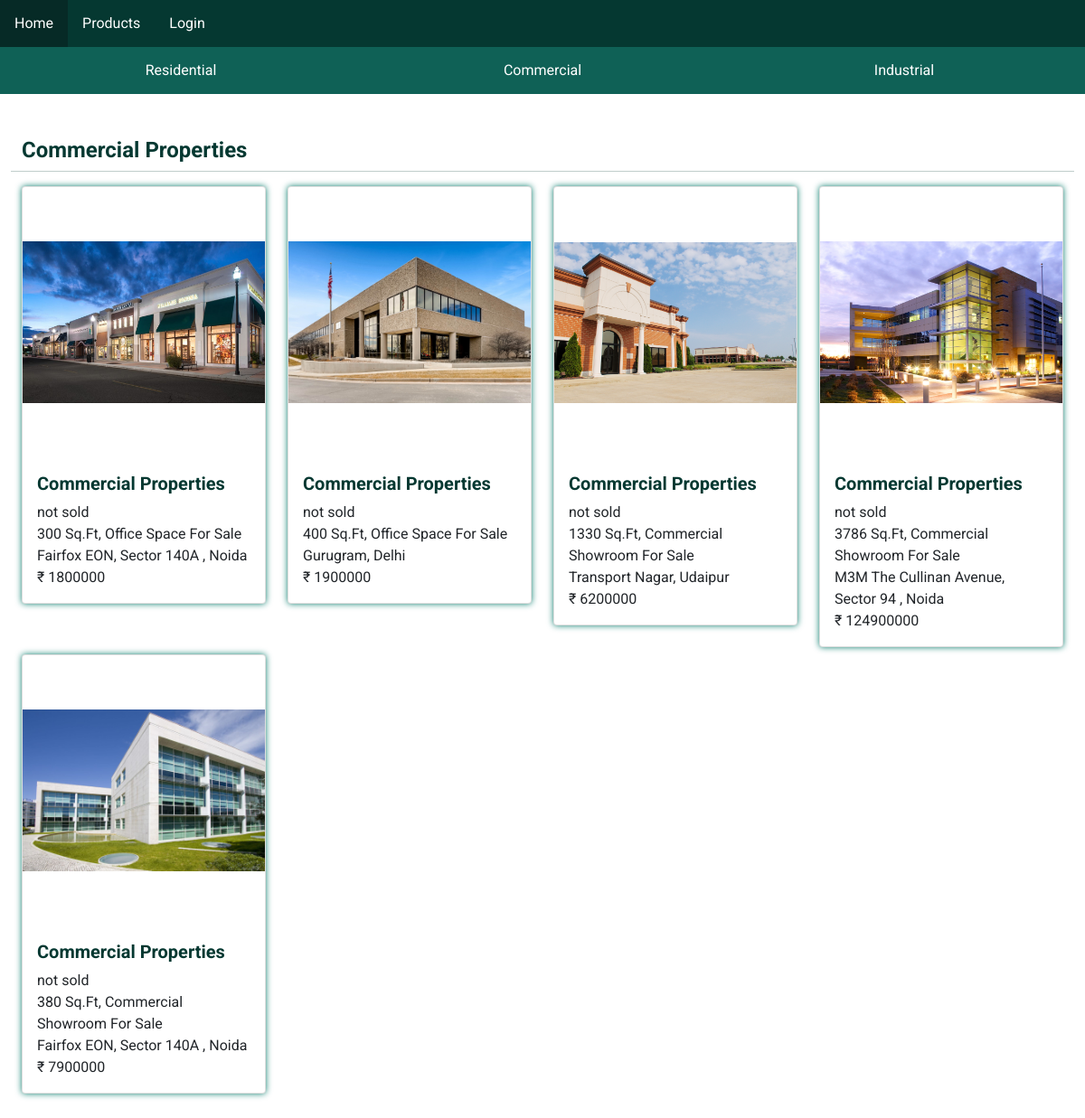
The app's page /app/property_page.php?type=Commercial with its own data.
### tables this page shows
create table
  if not exists properties (
    id SERIAL primary key,
    status varchar(255) not null,  
    description varchar(255) not null,
    price float not null,
    address varchar(255) not null,
    type varchar(255) not null,  
    created_on timestamp not null default current_timestamp,
    image_url varchar(255) not null
  );

### app/property_page.php (the view, shortened to what this page needs)
<?php
require_once 'config.php';
require_once 'header.php';
$propertyType = $_GET['type'];
$sql = "SELECT * FROM properties WHERE type = '$propertyType' ";
$result = mysqli_query($conn, $sql);
$properties = mysqli_fetch_all($result, MYSQLI_ASSOC);
?>
<!DOCTYPE html>
<html lang="en">
  <body>
    <ul class="nav subheader nav-pills nav-justified">
      <li class="nav-item">
        <a class="nav-link " href="?type=Residential">Residential </a>
      </li>
      <li class="nav-item">
        <a class="nav-link" href="?type=Commercial">Commercial</a>
      </li>
      <li class="nav-item">
        <a class="nav-link" href="?type=Industrial">Industrial</a>
      </li>
    </ul>
    <div class="row mt-4 p-4">
      <h4 style="color:#053831; font-weight: bold;">
        <?php echo $propertyType ?> Properties
      </h4>
      <hr class="solid" />
      <?php if (isset($properties)) {
        foreach ($properties as $property) { ?>
          <div class="col-md-3 mb-2">
            <div class="card">
              <img class="card-img-top" src="<?php echo $property['image_url'] ?>">
              <div class="card-body">
                <h5 class="card-title">
                  <?php echo $property['type'] ?> Properties
                </h5>
                <p class="card-text">
                  <?php echo $property['status'] ?><br>
                  <?php echo $property['description'] ?><br>
                  <?php echo $property['address'] ?><br>₹
                  <?php echo $property['price'] ?>
                </p>
              </div>
            </div>
          </div>
        <?php }
      } ?>
    </div>
  </body>
</html>

### app/style.css (style rules this page uses)
* { font-family: "Roboto", sans-serif; margin: 0; padding: 0; box-sizing: border-box; outline: none; border: none; text-decoration: none; }
.nav.subheader { width: 100%; background-color: #0f6156; overflow: hidden; }
.nav a { padding: 14px 16px; float: left; text-decoration: none; color: #fff; }
.card { box-shadow: 0 0 7px #0c7e6f; overflow: hidden; border-radius: 15px; }
.card-title, .solid { color: #053831; font-weight: bold; text-transform: capitalize; }
.card-img-top { width: 100%; height: 300px; object-fit: contain; }

### records on screen
properties: image_url (picture), type "Commercial", status "not sold", description "300 Sq.Ft, Office Space For Sale", address "Fairfox EON, Sector 140A , Noida", price "1800000"
properties: image_url (picture), type "Commercial", status "not sold", description "400 Sq.Ft, Office Space For Sale", address "Gurugram, Delhi", price "1900000"
properties: image_url (picture), type "Commercial", status "not sold", description "1330 Sq.Ft, Commercial Showroom For Sale", address "Transport Nagar, Udaipur", price "6200000"
properties: image_url (picture), type "Commercial", status "not sold", description "3786 Sq.Ft, Commercial Showroom For Sale", address "M3M The Cullinan Avenue, Sector 94 , Noida", price "124900000"
properties: image_url (picture), type "Commercial", status "not sold", description "380 Sq.Ft, Commercial Showroom For Sale", address "Fairfox EON, Sector 140A , Noida", price "7900000"

### other values on screen
$propertyType "Commercial"
